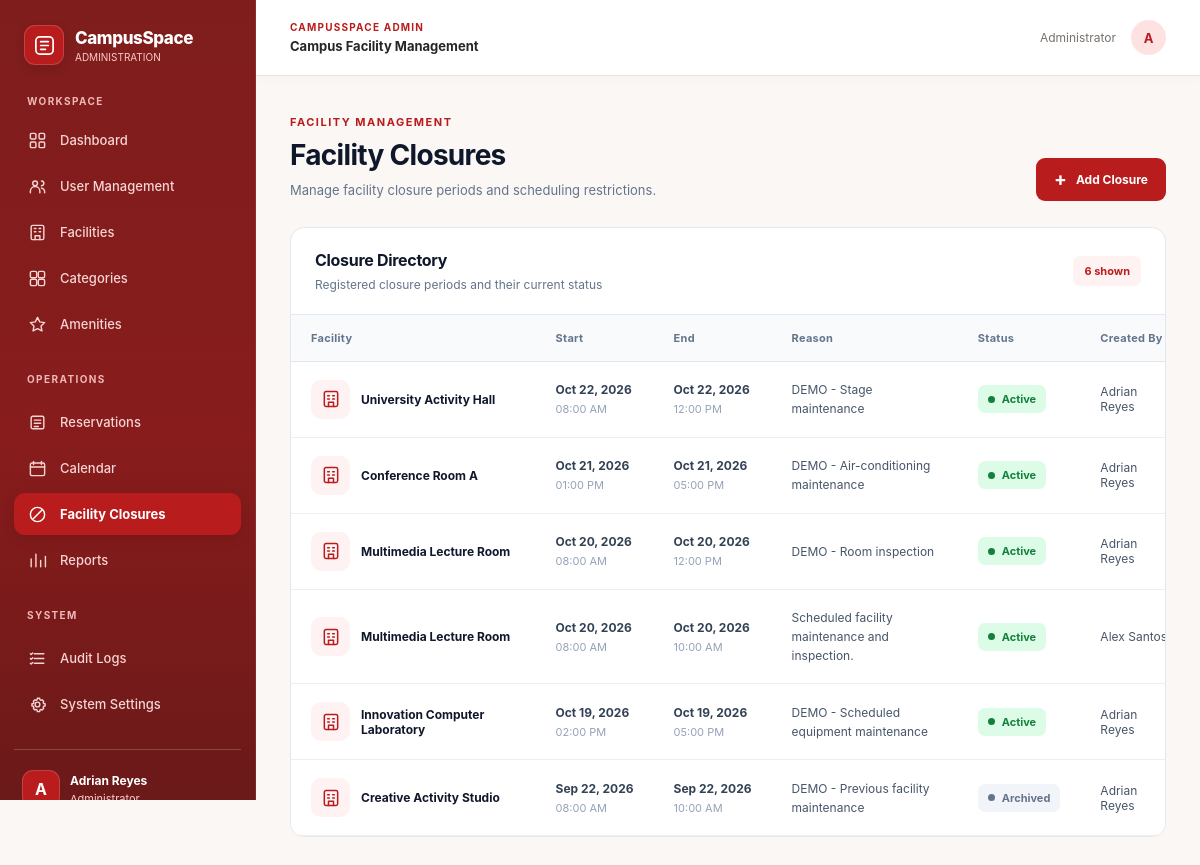
The app's page /manage/closures/ (signed in) with its own data.
### Reservation/models.py (models this page shows, shortened)
class User(AbstractUser):
    ROLE_CHOICES = [
        ('BASIC_USER', 'Basic User'),
        ('ADMIN', 'Admin'),
    ]
    role = models.CharField(
        max_length=10,
        choices=ROLE_CHOICES,
        default='BASIC_USER'
    )
    department = models.CharField(
        max_length=100,
        blank=True
    )
    contact_number = models.CharField(
        max_length=20,
        blank=True
    )
    objects = UserManager()

class ClosureBlock(models.Model):
    facility = models.ForeignKey(
        Facility,
        on_delete=models.PROTECT,
        related_name='closure_blocks'
    )
    start_datetime = models.DateTimeField()
    end_datetime = models.DateTimeField()
    reason = models.CharField(
        max_length=255
    )
    created_by = models.ForeignKey(
        settings.AUTH_USER_MODEL,
        on_delete=models.PROTECT,
        related_name='created_closure_blocks'
    )
    is_active = models.BooleanField(
        default=True
    )
    created_at = models.DateTimeField(
        auto_now_add=True
    )
    archived_at = models.DateTimeField(
        null=True,
        blank=True
    )

class Facility(models.Model):
    facility_code = models.CharField(
        max_length=20,
        unique=True
    )
    name = models.CharField(
        max_length=100
    )
    category = models.ForeignKey(
        FacilityCategory,
        on_delete=models.PROTECT,
        related_name='facilities'
    )
    location = models.CharField(
        max_length=200
    )
    capacity = models.PositiveIntegerField()
    description = models.TextField(
        blank=True
    )
    opening_time = models.TimeField()
    closing_time = models.TimeField()
    is_active = models.BooleanField(
        default=True
    )

### Reservation/views.py (the view)
@admin_required
def closure_list(request):
    closures = (
        ClosureBlock.objects
        .select_related(
            'facility',
            'created_by'
        )
        .order_by('-start_datetime')
    )
    return render(
        request,
        'Reservation/admin/closures/ClosureList.html',
        {
            'closures': closures
        }
    )

### templates/Reservation/admin/closures/ClosureList.html (shortened to what this page needs)
{% extends 'Reservation/admin/AdminBase.html' %}
{% load static %}
{% block extra_head %}
<link rel="stylesheet" href="{% static 'Reservation/css/admin/closure-admin.css' %}">
{% endblock %}
{% block content %}
<div class="closures-page">
    <div class="closures-page-header">
        <div>
            <span class="page-eyebrow">FACILITY MANAGEMENT</span>
            <h1>Facility Closures</h1>
            <p>Manage facility closure periods and scheduling restrictions.</p>
        </div>
        <a href="{% url 'closure_create' %}"
           class="closures-primary-btn">
            <span class="closures-plus" aria-hidden="true">+</span>
            Add Closure
        </a>
    </div>
    <section class="closures-table-card">
        <div class="closures-table-heading">
            <div>
                <h2>Closure Directory</h2>
                <p>Registered closure periods and their current status</p>
            </div>
            <span class="closures-count">
                {{ closures|length }} shown
            </span>
        </div>
        {% if closures %}
            <div class="closures-table-scroll">
                <table class="closures-table">
                    <thead>
                        <tr>
                            <th>Facility</th>
                            <th>Start</th>
                            <th>End</th>
                            <th>Reason</th>
                            <th>Status</th>
                            <th>Created By</th>
                        </tr>
                    </thead>
                    <tbody>
                        {% for closure in closures %}
                            <tr>
                                <td>
                                    <div class="closures-facility-cell">
                                        <div class="closures-facility-icon"
                                             aria-hidden="true">
                                            <svg viewBox="0 0 24 24"
                                                 fill="none"
                                                 stroke="currentColor"
                                                 stroke-width="1.8"
                                                 stroke-linecap="round"
                                                 stroke-linejoin="round">
                                                <rect x="4" y="3" width="16" height="18" rx="2"/>
                                                <path d="M9 21v-5h6v5M8 8h2M14 8h2M8 12h2M14 12h2"/>
                                            </svg>
                                        </div>
                                        <strong>{{ closure.facility.name }}</strong>
                                    </div>
                                </td>
                                <td>
                                    <span class="closures-date">
                                        {{ closure.start_datetime|date:"M d, Y" }}
                                    </span>
                                    <span class="closures-time">
                                        {{ closure.start_datetime|date:"h:i A" }}
                                    </span>
                                </td>
                                <td>
                                    <span class="closures-date">
                                        {{ closure.end_datetime|date:"M d, Y" }}
                                    </span>
                                    <span class="closures-time">
                                        {{ closure.end_datetime|date:"h:i A" }}
                                    </span>
                                </td>
                                <td class="closures-reason">
                                    {{ closure.reason }}
                                </td>
                                <td>
                                    {% if closure.is_active %}
                                        <span class="closures-status is-active">
                                            <span class="closures-status-dot"></span>
                                            Active
                                        </span>
                                    {% else %}
                                        <span class="closures-status is-archived">
                                            <span class="closures-status-dot"></span>
                                            Archived
                                        </span>
                                    {% endif %}
                                </td>
                                <td>
                                    {{ closure.created_by.get_full_name|default:closure.created_by.username }}
                                </td>
                            </tr>
                        {% endfor %}
                    </tbody>
                </table>
            </div>
        {% endif %}
    </section>
</div>
{% endblock %}

### templates/Reservation/admin/AdminBase.html (shortened to what this page needs)
{% load static %}
<!DOCTYPE html>
<html lang="en">
<head>
    <link rel="stylesheet" href="{% static 'Reservation/css/admin/admin.css' %}">
    {% block extra_head %}{% endblock %}
</head>
<body class="admin-page">
<div class="layout">
    <aside class="sidebar" id="admin-sidebar">
        <div class="sidebar-brand">
            <div class="sidebar-brand-icon">
                <svg viewBox="0 0 24 24"
                     fill="none"
                     stroke="currentColor"
                     stroke-width="1.8"
                     stroke-linecap="round"
                     stroke-linejoin="round"
                     aria-hidden="true">
                    <rect x="3" y="3" width="18" height="18" rx="4"/>
                    <path d="M8 8h8M8 12h8M8 16h5"/>
                </svg>
            </div>
            <div class="sidebar-brand-text">
                <strong>CampusSpace</strong>
                <span>ADMINISTRATION</span>
            </div>
        </div>
        <div class="sidebar-section-label">WORKSPACE</div>
        <nav class="sidebar-nav" aria-label="Admin navigation">
            <a href="{% url 'admin_dashboard' %}"
               class="nav-link {% if request.resolver_match.url_name == 'admin_dashboard' %}active{% endif %}">
                <span class="nav-icon" aria-hidden="true">
                </span>
                <span>Dashboard</span>
            </a>
            <a href="{% url 'user_management' %}"
               class="nav-link {% if request.resolver_match.url_name == 'user_management' %}active{% endif %}">
                <span class="nav-icon" aria-hidden="true">
                    <svg viewBox="0 0 24 24" fill="none"
                         stroke="currentColor" stroke-width="1.8"
                         stroke-linecap="round" stroke-linejoin="round">
                        <circle cx="9" cy="8" r="3"/>
                        <path d="M3 20v-2a6 6 0 0 1 12 0v2"/>
                        <path d="M17 5a3 3 0 0 1 0 6M17 14a5 5 0 0 1 4 5v1"/>
                    </svg>
                </span>
                <span>User Management</span>
            </a>
            <a href="{% url 'facility_list' %}"
               class="nav-link {% if request.resolver_match.url_name == 'facility_list' %}active{% endif %}">
                <span class="nav-icon" aria-hidden="true">
                    <svg viewBox="0 0 24 24" fill="none"
                         stroke="currentColor" stroke-width="1.8"
                         stroke-linecap="round" stroke-linejoin="round">
                        <rect x="4" y="3" width="16" height="18" rx="2"/>
                        <path d="M9 21v-5h6v5M8 7h2m4 0h2M8 11h2m4 0h2"/>
                    </svg>
                </span>
                <span>Facilities</span>
            </a>
            <a href="{% url 'category_list' %}"
               class="nav-link {% if request.resolver_match.url_name == 'category_list' %}active{% endif %}">
                <span class="nav-icon" aria-hidden="true">
                </span>
                <span>Categories</span>
            </a>
            <a href="{% url 'amenity_list' %}"
               class="nav-link {% if request.resolver_match.url_name == 'amenity_list' %}active{% endif %}">
                <span class="nav-icon" aria-hidden="true">
                    <svg viewBox="0 0 24 24" fill="none"
                         stroke="currentColor" stroke-width="1.8"
                         stroke-linecap="round" stroke-linejoin="round">
                        <path d="m12 3 2.8 5.7L21 9.6l-4.5 4.4 1.1 6.2L12 17.3l-5.6 2.9 1.1-6.2L3 9.6l6.2-.9L12 3Z"/>
                    </svg>
                </span>
                <span>Amenities</span>
            </a>
            <div class="sidebar-section-label sidebar-section-inner">
                OPERATIONS
            </div>
            <a href="{% url 'reservation_queue' %}"
               class="nav-link {% if request.resolver_match.url_name == 'reservation_queue' %}active{% endif %}">
                <span class="nav-icon" aria-hidden="true">
                    <svg viewBox="0 0 24 24" fill="none"
                         stroke="currentColor" stroke-width="1.8"
                         stroke-linecap="round" stroke-linejoin="round">
                        <rect x="4" y="4" width="16" height="16" rx="2"/>
                        <path d="M8 9h8M8 13h8M8 17h5"/>
                    </svg>
                </span>
                <span>Reservations</span>
            </a>
            <a href="{% url 'admin_calendar' %}"
               class="nav-link {% if request.resolver_match.url_name == 'admin_calendar' %}active{% endif %}">
                <span class="nav-icon" aria-hidden="true">
                    <svg viewBox="0 0 24 24" fill="none"
                         stroke="currentColor" stroke-width="1.8"
                         stroke-linecap="round" stroke-linejoin="round">
                        <rect x="3" y="5" width="18" height="16" rx="2"/>
                        <path d="M7 3v4M17 3v4M3 10h18"/>
                    </svg>
                </span>
                <span>Calendar</span>
            </a>
            <a href="{% url 'closure_list' %}"
               class="nav-link {% if request.resolver_match.url_name == 'closure_list' %}active{% endif %}">
                <span class="nav-icon" aria-hidden="true">
                    <svg viewBox="0 0 24 24" fill="none"
                         stroke="currentColor" stroke-width="1.8"
                         stroke-linecap="round" stroke-linejoin="round">
                        <circle cx="12" cy="12" r="9"/>
                        <path d="M6 18 18 6"/>
                    </svg>
                </span>
                <span>Facility Closures</span>
            </a>
            <a href="{% url 'reports' %}"
               class="nav-link {% if request.resolver_match.url_name == 'reports' %}active{% endif %}">
                <span class="nav-icon" aria-hidden="true">
                    <svg viewBox="0 0 24 24" fill="none"
                         stroke="currentColor" stroke-width="1.8"
                         stroke-linecap="round" stroke-linejoin="round">
                        <path d="M4 20V10M10 20V4M16 20v-8M22 20V7"/>
                    </svg>
                </span>
                <span>Reports</span>
            </a>
            <div class="sidebar-section-label sidebar-section-inner">
                SYSTEM
            </div>
            <a href="{% url 'audit_logs' %}"
               class="nav-link {% if request.resolver_match.url_name == 'audit_logs' %}active{% endif %}">
                <span class="nav-icon" aria-hidden="true">
                    <svg viewBox="0 0 24 24" fill="none"
                         stroke="currentColor" stroke-width="1.8"
                         stroke-linecap="round" stroke-linejoin="round">
                        <path d="M8 6h12M8 12h12M8 18h12"/>
                        <path d="m3 6 1 1 2-2M3 12l1 1 2-2M3 18l1 1 2-2"/>
                    </svg>
                </span>
                <span>Audit Logs</span>
            </a>
            <a href="{% url 'system_settings' %}"
               class="nav-link {% if request.resolver_match.url_name == 'system_settings' %}active{% endif %}">
                <span class="nav-icon" aria-hidden="true">
                </span>
                <span>System Settings</span>
            </a>
        </nav>
        <div class="sidebar-bottom">
            <div class="sidebar-profile">
                <div class="profile-avatar">
                    {{ request.user.first_name|default:request.user.username|slice:":1"|upper }}
                </div>
                <div class="profile-info">
                    <strong>
                        {{ request.user.get_full_name|default:request.user.username }}
                    </strong>
                    <span>Administrator</span>
                </div>
            </div>
        </div>
    </aside>
    <div class="main-shell">
        <header class="topbar">
            <div class="topbar-left">
                <div class="topbar-heading">
                    <span class="topbar-eyebrow">CAMPUSSPACE ADMIN</span>
                    <strong>Campus Facility Management</strong>
                </div>
            </div>
            <div class="topbar-right">
                <span class="topbar-role">Administrator</span>
                <div class="topbar-avatar">
                    {{ request.user.first_name|default:request.user.username|slice:":1"|upper }}
                </div>
            </div>
        </header>
        <main class="content">
            {% block content %}{% endblock %}
        </main>
    </div>
</div>
</body>
</html>

### records on screen
User: user.first_name "A", user.get_full_name "Adrian Reyes"
ClosureBlock: facility.name "University Activity Hall", start_datetime "Oct 22, 2026", start_datetime "08:00 AM", end_datetime "Oct 22, 2026", end_datetime "12:00 PM", reason "DEMO - Stage maintenance", is_active True (drawn), created_by.get_full_name "Adrian Reyes"
ClosureBlock: facility.name "Conference Room A", start_datetime "Oct 21, 2026", start_datetime "01:00 PM", end_datetime "Oct 21, 2026", end_datetime "05:00 PM", reason "DEMO - Air-conditioning maintenance", is_active True (drawn), created_by.get_full_name "Adrian Reyes"
ClosureBlock: facility.name "Multimedia Lecture Room", start_datetime "Oct 20, 2026", start_datetime "08:00 AM", end_datetime "Oct 20, 2026", end_datetime "12:00 PM", reason "DEMO - Room inspection", is_active True (drawn), created_by.get_full_name "Adrian Reyes"
ClosureBlock: facility.name "Multimedia Lecture Room", start_datetime "Oct 20, 2026", start_datetime "08:00 AM", end_datetime "Oct 20, 2026", end_datetime "10:00 AM", reason "Scheduled facility maintenance and inspection.", is_active True (drawn), created_by.get_full_name "Alex…"
ClosureBlock: facility.name "Innovation Computer Laboratory", start_datetime "Oct 19, 2026", start_datetime "02:00 PM", end_datetime "Oct 19, 2026", end_datetime "05:00 PM", reason "DEMO - Scheduled equipment maintenance", is_active True (drawn), created_by.get_full_name "Adrian Reyes"
ClosureBlock: facility.name "Creative Activity Studio", start_datetime "Sep 22, 2026", start_datetime "08:00 AM", end_datetime "Sep 22, 2026", end_datetime "10:00 AM", reason "DEMO - Previous facility maintenance", is_active False (drawn), created_by.get_full_name "Adrian Reyes"

### other values on screen
{{ closures|length }} "6"
